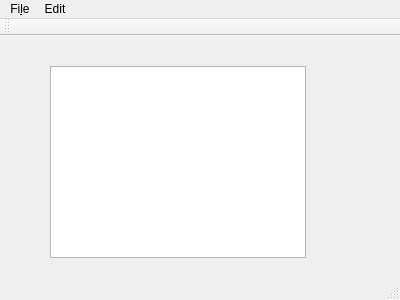
<?xml version="1.0" encoding="UTF-8"?>
<ui version="4.0">
 <class>MainWindow</class>
 <widget class="QMainWindow" name="MainWindow">
  <property name="geometry">
   <rect>
    <x>0</x>
    <y>0</y>
    <width>400</width>
    <height>300</height>
   </rect>
  </property>
  <property name="windowTitle">
   <string>MainWindow</string>
  </property>
  <widget class="QWidget" name="centralWidget">
   <widget class="SplineEditorWidget" name="graphicsView">
    <property name="geometry">
     <rect>
      <x>50</x>
      <y>30</y>
      <width>256</width>
      <height>192</height>
     </rect>
    </property>
   </widget>
  </widget>
  <widget class="QMenuBar" name="menuBar">
   <property name="geometry">
    <rect>
     <x>0</x>
     <y>0</y>
     <width>400</width>
     <height>23</height>
    </rect>
   </property>
   <widget class="QMenu" name="menuFile">
    <property name="title">
     <string>Fi&amp;le</string>
    </property>
    <addaction name="actionNew"/>
    <addaction name="actionSaveAs"/>
    <addaction name="actionSave"/>
    <addaction name="actionOpen"/>
    <addaction name="actionExit"/>
   </widget>
   <widget class="QMenu" name="menuEdit">
    <property name="title">
     <string>Edit</string>
    </property>
    <addaction name="actionUndo"/>
    <addaction name="actionRedo"/>
   </widget>
   <addaction name="menuFile"/>
   <addaction name="menuEdit"/>
  </widget>
  <widget class="QToolBar" name="mainToolBar">
   <attribute name="toolBarArea">
    <enum>TopToolBarArea</enum>
   </attribute>
   <attribute name="toolBarBreak">
    <bool>false</bool>
   </attribute>
  </widget>
  <widget class="QStatusBar" name="statusBar"/>
  <action name="actionNew">
   <property name="text">
    <string>New</string>
   </property>
  </action>
  <action name="actionSaveAs">
   <property name="text">
    <string>SaveAs</string>
   </property>
  </action>
  <action name="actionUndo">
   <property name="text">
    <string>Undo</string>
   </property>
  </action>
  <action name="actionRedo">
   <property name="text">
    <string>Redo</string>
   </property>
  </action>
  <action name="actionSave">
   <property name="text">
    <string>Save</string>
   </property>
  </action>
  <action name="actionOpen">
   <property name="text">
    <string>Open</string>
   </property>
  </action>
  <action name="actionExit">
   <property name="text">
    <string>Exit</string>
   </property>
  </action>
 </widget>
 <layoutdefault spacing="6" margin="11"/>
 <customwidgets>
  <customwidget>
   <class>SplineEditorWidget</class>
   <extends>QGraphicsView</extends>
   <header>splineeditorwidget.h</header>
  </customwidget>
 </customwidgets>
 <resources/>
 <connections/>
</ui>
